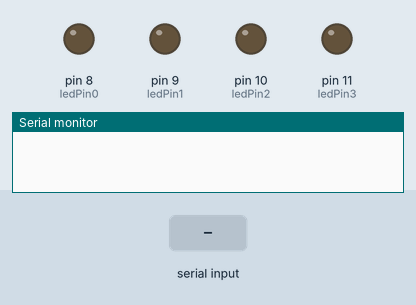
Recording of a sketch running on a simulated Arduino Uno, built with avr-gcc and run on an emulated ATmega328P. Shown: output pins drawn as LEDs (lit = HIGH), the last lines printed to the serial monitor. The test bench sets the inputs (shaded band).

Above: at 1.2 s.
1.3 s: "1" received over Serial
At 3.5 s:
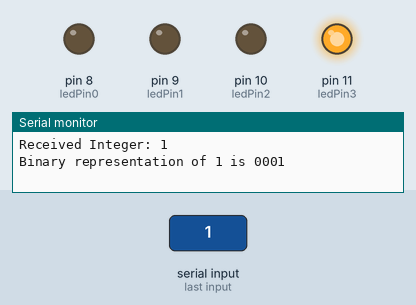
3.8 s: "5\n" received over Serial
At 4.9 s:
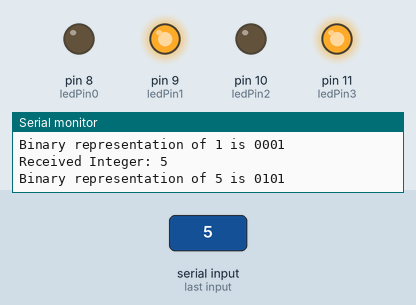
Timing chart, 0 to 6.8 s (numbered marks = the images above; inputs shaded):
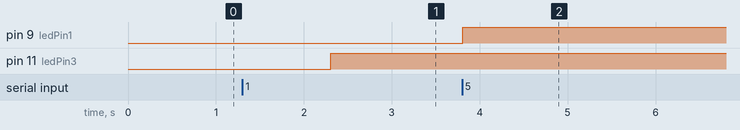

Measured:
- after the input at 1.3 s, pin 11 (ledPin3): LOW → HIGH after 1.0 s
- after the input at 3.8 s, pin 9 (ledPin1): LOW → HIGH at once

The sketch:

binary_counter.ino
```cpp
//int inputValue = 0;

// connect 4 leds to pins 8,9,10,11
int val = 0;
String toString = "";

const int ledPin0 = 8;
const int ledPin1 = 9;
const int ledPin2 = 10;
const int ledPin3 = 11;
void setup()
{
  Serial.begin(9600);
  pinMode(ledPin0, OUTPUT);
  pinMode(ledPin1, OUTPUT);
  pinMode(ledPin2, OUTPUT);
  pinMode(ledPin3, OUTPUT);
}

void loop() {
  val = takeInput();
  if (val) {
    Serial.print("Received Integer: ");
    Serial.println(val);
    toString = convertToBinary(val);
    ledCounter(toString);
  }
}

int takeInput() {
  //  int inputValue;
  // Wait until a valid integer is received
  while (!Serial.available()) { // the Serial.available() returns 0 when no data is available
    delay(10);
  }

  // Read the integer from the Serial input
  int inputValue = Serial.parseInt();
  // Print the received integ
  if (inputValue < 0 || inputValue > 15) {
    Serial.println("Invalid input");
    return 0 ;
  }

  //  delay(1000);
  return inputValue;

}

String convertToBinary(int value) {
  String binaryString = "";

  // Convert the integer to a 4-digit binary string
  for (int i = 3; i >= 0; i--) {
    int bit = (value >> i) & 1;
    binaryString += String(bit);
  }

  // Print the result
  Serial.print("Binary representation of ");
  Serial.print(value);
  Serial.print(" is ");
  Serial.println(binaryString);
  return binaryString;
}


void ledCounter(String bin) {
  digitalWrite(ledPin0, LOW);
  digitalWrite(ledPin1, LOW);
  digitalWrite(ledPin2, LOW);
  digitalWrite(ledPin3, LOW);

  if (bin[0] == '1') {
    digitalWrite(ledPin0, HIGH);
//    Serial.print("high ");
  }

  if (bin[1] == '1') {
    digitalWrite(ledPin1, HIGH);
//    Serial.print("high ");
  }

  if (bin[2] == '1') {
    digitalWrite(ledPin2, HIGH);
//    Serial.print("high ");
  }

  if (bin[3] == '1') {
    digitalWrite(ledPin3, HIGH);
//    Serial.println("high");
  }

}
```
